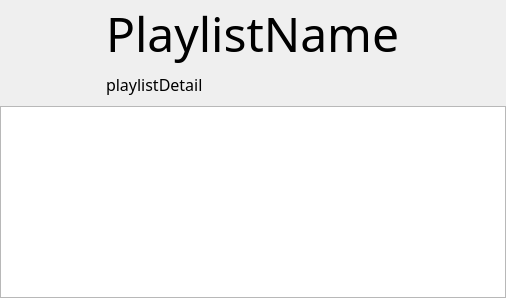
          <widget class="QWidget" name="tabPlaylistDetail">
           <attribute name="title">
            <string>Playlist</string>
           </attribute>
           <layout class="QVBoxLayout" name="horizontalLayout_5">
            <property name="leftMargin">
             <number>0</number>
            </property>
            <property name="topMargin">
             <number>0</number>
            </property>
            <property name="rightMargin">
             <number>0</number>
            </property>
            <property name="bottomMargin">
             <number>0</number>
            </property>
            <item>
             <layout class="QHBoxLayout" name="hlPlaylistDetail">
              <item>
               <widget class="QFrame" name="frPlaylistDetailIcon">
                <property name="minimumSize">
                 <size>
                  <width>100</width>
                  <height>100</height>
                 </size>
                </property>
                <property name="maximumSize">
                 <size>
                  <width>100</width>
                  <height>100</height>
                 </size>
                </property>
                <property name="frameShape">
                 <enum>QFrame::NoFrame</enum>
                </property>
                <property name="frameShadow">
                 <enum>QFrame::Plain</enum>
                </property>
                <property name="lineWidth">
                 <number>0</number>
                </property>
                <layout class="QGridLayout" name="glPlaylistDetailIcon">
                 <property name="leftMargin">
                  <number>0</number>
                 </property>
                 <property name="topMargin">
                  <number>0</number>
                 </property>
                 <property name="rightMargin">
                  <number>0</number>
                 </property>
                 <property name="bottomMargin">
                  <number>0</number>
                 </property>
                 <item row="0" column="0">
                  <widget class="SBLabel" name="labelPlaylistDetailIcon">
                   <property name="minimumSize">
                    <size>
                     <width>100</width>
                     <height>100</height>
                    </size>
                   </property>
                   <property name="maximumSize">
                    <size>
                     <width>100</width>
                     <height>100</height>
                    </size>
                   </property>
                   <property name="font">
                    <font>
                     <family>Trebuchet MS</family>
                     <pointsize>15</pointsize>
                     <weight>75</weight>
                     <italic>true</italic>
                     <bold>true</bold>
                    </font>
                   </property>
                   <property name="styleSheet">
                    <string notr="true"/>
                   </property>
                   <property name="text">
                    <string/>
                   </property>
                   <property name="pixmap">
                    <pixmap resource="resource.qrc">:/images/PlaylistIcon.png</pixmap>
                   </property>
                   <property name="scaledContents">
                    <bool>true</bool>
                   </property>
                   <property name="alignment">
                    <set>Qt::AlignCenter</set>
                   </property>
                  </widget>
                 </item>
                </layout>
               </widget>
              </item>
              <item>
               <widget class="QFrame" name="frPlaylistDetailDetail">
                <property name="minimumSize">
                 <size>
                  <width>400</width>
                  <height>100</height>
                 </size>
                </property>
                <property name="maximumSize">
                 <size>
                  <width>16777215</width>
                  <height>100</height>
                 </size>
                </property>
                <property name="frameShape">
                 <enum>QFrame::NoFrame</enum>
                </property>
                <property name="frameShadow">
                 <enum>QFrame::Plain</enum>
                </property>
                <property name="lineWidth">
                 <number>0</number>
                </property>
                <layout class="QGridLayout" name="glPlaylistDetail">
                 <property name="leftMargin">
                  <number>0</number>
                 </property>
                 <property name="topMargin">
                  <number>0</number>
                 </property>
                 <property name="rightMargin">
                  <number>0</number>
                 </property>
                 <property name="bottomMargin">
                  <number>0</number>
                 </property>
                 <item row="2" column="0">
                  <spacer name="verticalSpacer03">
                   <property name="orientation">
                    <enum>Qt::Vertical</enum>
                   </property>
                   <property name="sizeHint" stdset="0">
                    <size>
                     <width>20</width>
                     <height>40</height>
                    </size>
                   </property>
                  </spacer>
                 </item>
                 <item row="0" column="0">
                  <widget class="QLabel" name="labelPlaylistDetailPlaylistName">
                   <property name="font">
                    <font>
                     <family>Trebuchet MS</family>
                     <pointsize>36</pointsize>
                    </font>
                   </property>
                   <property name="text">
                    <string>PlaylistName</string>
                   </property>
                  </widget>
                 </item>
                 <item row="1" column="0">
                  <widget class="QLabel" name="labelPlaylistDetailPlaylistDetail">
                   <property name="font">
                    <font>
                     <family>Trebuchet MS</family>
                     <pointsize>12</pointsize>
                    </font>
                   </property>
                   <property name="text">
                    <string>playlistDetail</string>
                   </property>
                  </widget>
                 </item>
                </layout>
               </widget>
              </item>
             </layout>
            </item>
            <item>
             <widget class="QTableView" name="playlistDetailSongList">
              <property name="alternatingRowColors">
               <bool>true</bool>
              </property>
              <property name="selectionMode">
               <enum>QAbstractItemView::SingleSelection</enum>
              </property>
              <property name="selectionBehavior">
               <enum>QAbstractItemView::SelectRows</enum>
              </property>
             </widget>
            </item>
           </layout>
          </widget>
